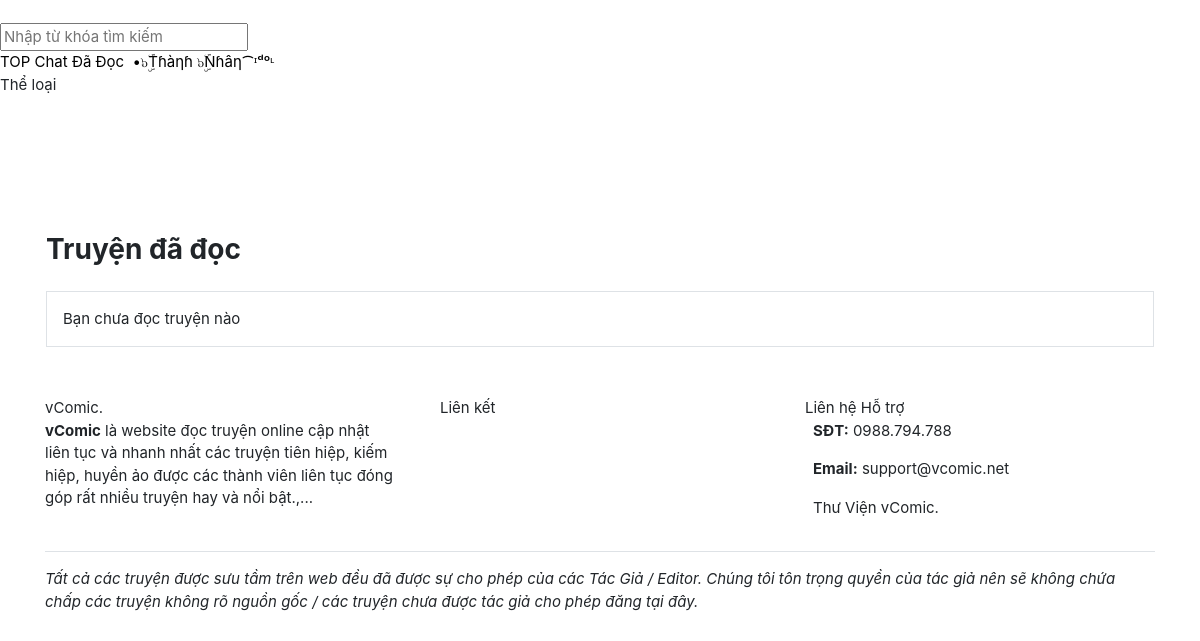
Before: /modules/story/read.php (signed in) with the older database file.
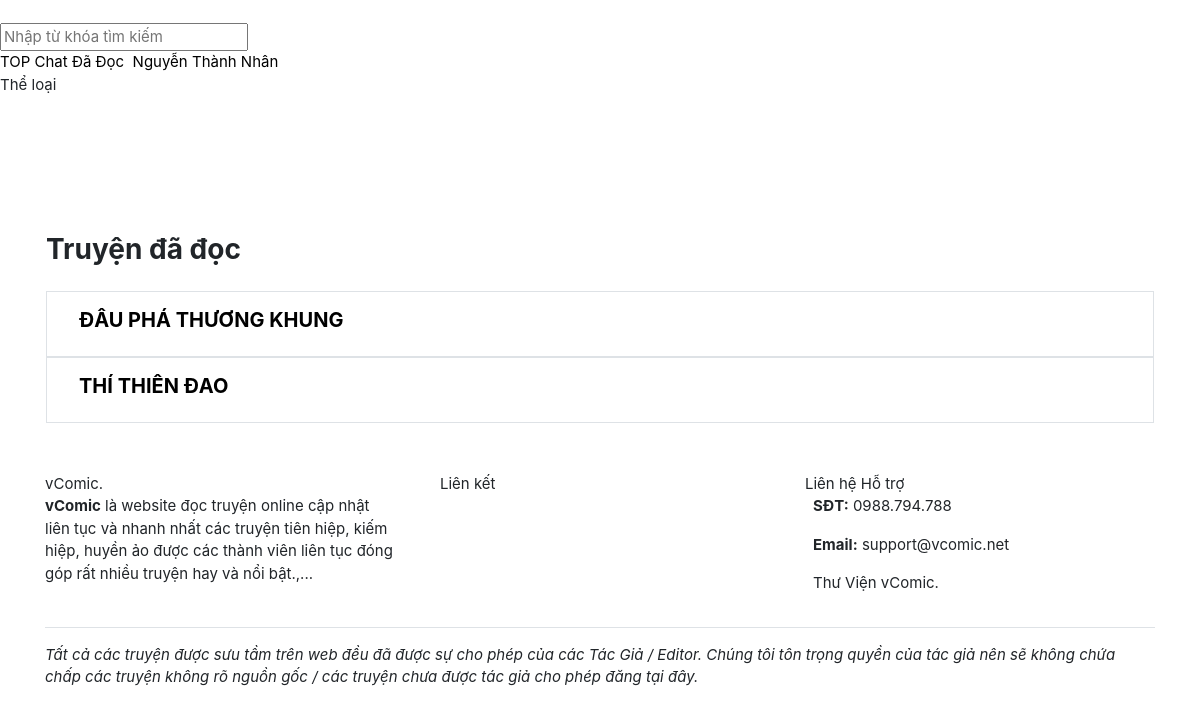
After: the same page with the newer database file.
### tables this page shows
CREATE TABLE `users` (
  `id` int(11) NOT NULL,
  `username` varchar(255) NOT NULL,
  `email` varchar(255) NOT NULL,
  `password` varchar(255) NOT NULL,
  `role` tinyint(4) NOT NULL DEFAULT 0,
  `vip` tinyint(4) NOT NULL DEFAULT 0,
  `fullname` varchar(255) NOT NULL,
  `gender` varchar(2) NOT NULL,
  `gold` int(11) NOT NULL DEFAULT 0,
  `coin` int(11) NOT NULL DEFAULT 0,
  `birthday` int(11) NOT NULL,
  `cover` varchar(255) NOT NULL,
  `avatar` varchar(255) NOT NULL,
  `recover_code` varchar(255) NOT NULL,
  `recover_time` int(11) NOT NULL,
  `login_at` int(11) NOT NULL,
  `created_at` int(11) NOT NULL
);

CREATE TABLE `stories_read` (
  `user_id` int(11) NOT NULL,
  `story_id` int(11) NOT NULL
);

CREATE TABLE `stories` (
  `id` int(11) NOT NULL,
  `title` varchar(255) NOT NULL,
  `slug` varchar(255) NOT NULL,
  `summary` varchar(255) NOT NULL,
  `thumbnail` varchar(255) NOT NULL,
  `author` varchar(255) NOT NULL,
  `is_published` tinyint(4) NOT NULL DEFAULT 0,
  `is_completed` tinyint(4) NOT NULL DEFAULT 0,
  `views` int(11) NOT NULL DEFAULT 0,
  `user_id` int(11) NOT NULL,
  `category_id` int(11) NOT NULL,
  `created_at` int(11) NOT NULL
);

### modules/story/read.php (called while the page is built, shortened)
<?php
require_once('system/bootstrap.php');
$total = count_story_read($user_id);
require_once('themes/' . THEME . '/layout/head.php');
require_once('themes/' . THEME . '/templates/story/read.php');
require_once('themes/' . THEME . '/layout/end.php');

### system/bootstrap.php (called while the page is built, shortened)
<?php
require_once('functions.php');
if (isset($_SESSION['username'])) {
    $username = trim($_SESSION['username']);
    $_user = get_info($username);
    if ($_user) {
        $user = $_user;
        $user_id = $user['id'];
    }
}

### system/functions.php (called while the page is built, shortened)
<?php
$per_page = 20;
function get_page($total, $return = 0)
{
    global $per_page;
    $page = isset($_GET['page']) ? abs(intval($_GET['page'])) : 1;
    $max_page = ceil($total / $per_page);
    return ' LIMIT ' . $per_page . ' OFFSET ' . (($page - 1) * $per_page);
}

### themes/colab/templates/story/read.php (the view, shortened to what this page needs)
<section class="pt-4">
    <div class="container">
        <div class="row my-3">
            <div class="col-8 pl-3">
                <h3 class="font-weight-bold">Truyện đã đọc</h3>
            </div>
        </div>
        <div class="row my-3 free-list">
<?php if ($total): ?>
    <?php foreach (get_stories_read($user_id, $total) as $data): ?>
        <div class="col-md-12 px-3 free-list-item">
            <div class="p-3 border">
                <div class="row mx-0 px-0">
                    <div class="col-md-8 pl-0">
                        <div class="pl-3" style="overflow: hidden;">
                            <h5 class="font-weight-bold">
                                <a href="/story/<?= $data['slug'] ?>"><?= $data['title'] ?></a>
                            </h5>
                        </div>
                    </div>
                </div>
            </div>
        </div>
    <?php endforeach ?>
<?php else: ?>
            <div class="col-md-12 px-3 free-list-item">
                <div class="p-3 border">Bạn chưa đọc truyện nào
            </div>
<?php endif ?>
        </div>
    </div>
</section>

### themes/colab/layout/head.php (shortened to what this page needs)
<!DOCTYPE html>
<html lang="vi">
<head>
	<link rel="stylesheet" href="<?= SITE_URL ?>/assets/css/all.min.css?ver=<?= VERSION ?>" />
	<link rel="stylesheet" href="<?= SITE_URL ?>/assets/css/bootstrap.min.css?ver=<?= VERSION ?>" />
	<link rel="stylesheet" href="<?= SITE_URL ?>/themes/<?= THEME ?>/css/swiper.min.css?ver=<?= VERSION ?>" />
	<link rel="stylesheet" href="<?= SITE_URL ?>/themes/<?= THEME ?>/css/custom.css?ver=<?= VERSION ?>" />
</head>
<body>
    <header style="margin-bottom: 52px;">
        <nav class="custom-nav">
            <div class="custom-nav-brand">
                <a href="/" class="text-white">vComic.</a>
            </div>
            <div class="custom-nav-search">
                <form method="GET">
                    <input type="text" class="nav-search-input" name="search" id="search" placeholder="Nhập từ khóa tìm kiếm" />
                </form>
            </div>
            <div class="custom-nav-item">
                <div class="custom-nav-list">
                    <a class="item" href="/top">
                        <i class="far fa-hashtag"></i> TOP
                    </a>
    <?php if ($user_id): ?>
                    <a class="item" href="/chat">
                        <i class="fal fa-comment-alt-lines"></i> Chat
                    </a>
                    <a class="item" href="/story/read">
                        <i class="far fa-history"></i> Đã Đọc
                    </a>
                    <a class="item" href="/profile">
                        <img class="lazy avatar-sm" data-original="/uploads/avatar/<?= $user['avatar'] ?>?t=<?= time() ?>"> <?= $user['fullname'] ?>
                    </a>
    <?php endif ?>
                    <div class="item cursor">
                        <i class="fal fa-list"></i> <span class="list-title">Thể loại</span>
                        <div class="more-item category">
                            <div class="row text-center">
    <?php if (get_categories()): ?>
    <?php foreach (get_categories() as $list_cate): ?>
                                <div class="col-6 sub px-2">
                                    <a href="/category/<?= $list_cate['slug'] ?>" class="text-white"><?= $list_cate['name'] ?></a>
                                </div>
    <?php endforeach ?>
    <?php else: ?>
                                <div class="col-12 sub px-2">
                                    <a href="#" class="text-white">Chưa có danh mục nào!</a>
                                </div>
    <?php endif ?>
                            </div>
                        </div>
                    </div>
                </div>
            </div>
        </nav>
    </header>

### themes/colab/layout/end.php (shortened to what this page needs)
<footer>
    <div class="container">
        <div class="row">
            <div class="col-md-4 mb-3">
                <div class="footer-title">
                    vComic.
                </div>
                <div class="footer-content">
                    <b>vComic</b> là website đọc truyện online cập nhật liên tục và nhanh nhất các truyện tiên hiệp, kiếm hiệp, huyền ảo được các thành viên liên tục đóng góp rất nhiều truyện hay và nổi bật.,...
                </div>
            </div>
            <div class="col-md-8 mb-3">
                <div class="container-fluid">
                    <div class="row">
                        <div class="col-md-6 mb-3">
                            <div class="footer-title">
                                Liên kết
                            </div>
                        </div>
                        <div class="col-md-6">
                            <div class="footer-title">
                                Liên hệ Hỗ trợ
                            </div>
                            <div class="footer-content">
                                <div class="mb-3">
                                    <i class="fal fa-phone fa-lg mr-2"></i> <b>SĐT:</b> 0988.794.788
                                </div>
                                <div class="mb-3">
                                    <i class="fal fa-envelope fa-lg mr-2"></i> <b>Email:</b> support@vcomic.net
                                </div>
                                <div class="mb-3">
                                    <i class="fab fa-facebook fa-lg mr-2"></i> Thư Viện vComic.
                                </div>
                            </div>
                        </div>
                    </div>
                </div>
            </div>
        </div>
        <div class="border-top pt-3">
            <i>Tất cả các truyện được sưu tầm trên web đều đã được sự cho phép của các Tác Giả / Editor. Chúng tôi tôn trọng quyền của tác giả nên sẽ không chứa chấp các truyện không rõ nguồn gốc / các truyện chưa được tác giả cho phép đăng tại đây.</i>
        </div>
    </div>
</footer>
</body>
</html>

Changed rows visible on the page:
changed users: fullname "•๖ۣۜTɦàηɦ ๖ۣۜNɦâη⁀ᶦᵈᵒᶫ" → "Nguyễn Thành Nhân"
added stories_read: story_id.title "ĐẤU PHÁ THƯƠNG KHUNG"
added stories_read: story_id.title "THÍ THIÊN ĐAO"
Other visible differences:
text no longer shown: "Bạn chưa đọc truyện nào"
